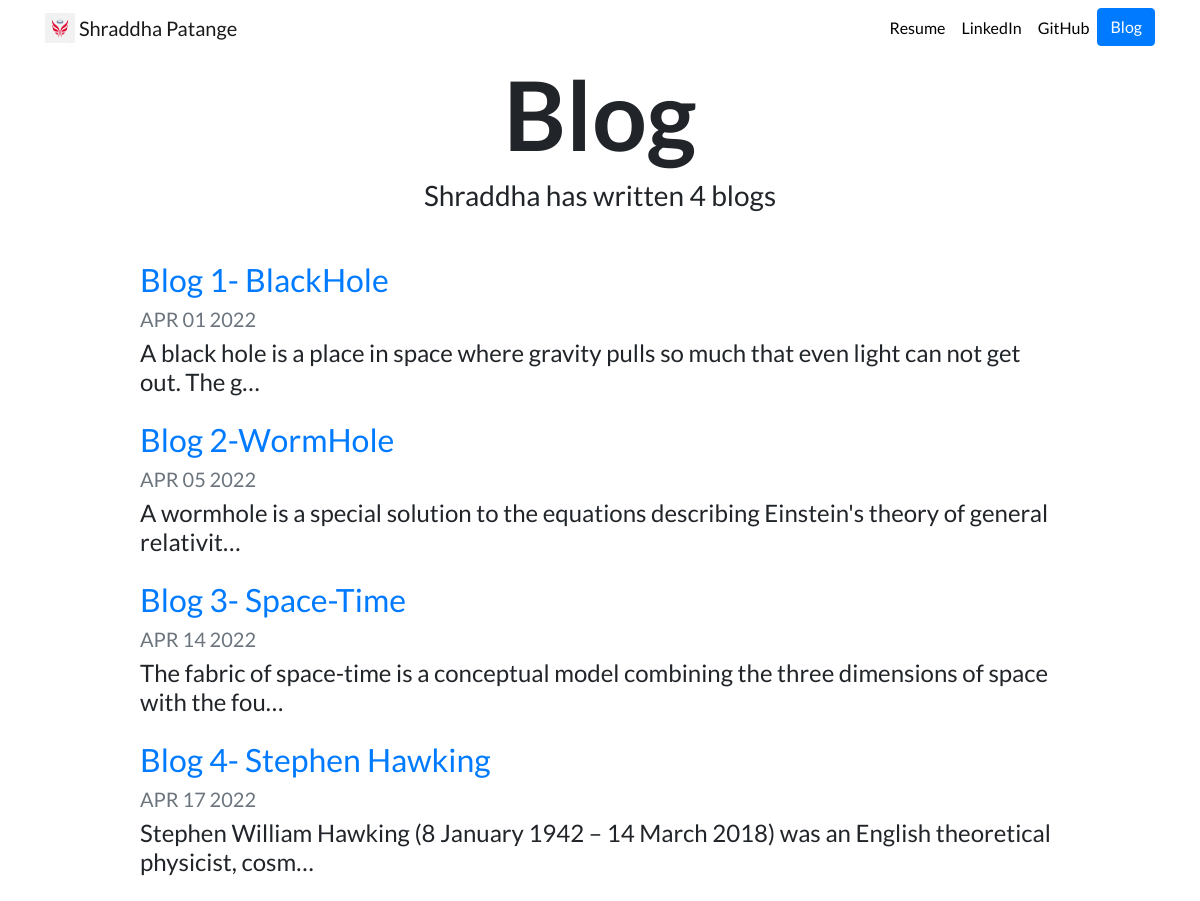
Screenshot of /blog/ with the database file from the repository.
### blog/models.py (models this page shows, shortened)
class Blog(models.Model):
    title = models.CharField(max_length = 200)
    description = models.TextField()
    date = models.DateField()

### blog/views.py (the view)
# urls.py: path('', views.all_blogs, name = 'all_blogs'),
def all_blogs(request):
    blogs = Blog.objects.all()
    return render(request, 'blog/all_blogs.html',{'blogs': blogs})

### blog/templates/blog/all_blogs.html
{% extends "portfolio/base.html" %}
{% load static %}
{% block content %}
<h1 id="blogtitle" class="font-weight-bold text-center">Blog</h1>
<h3 class="text-center mb-5">Shraddha has written {{ blogs.count }} blog{{ blogs.count|pluralize }}</h3>
{% for blog in blogs %}
<div class="row justify-content-center my-3">
  <div class="col-md-10">
    <a href="{% url 'blog:detail' blog.id %}">
      <h2>{{ blog.title }}</h2>
    </a>
    <h5 class="text-muted">{{ blog.date|date:'M d Y'|upper }}</h5>
    <h4>{{ blog.description|striptags|truncatechars:100 }}</h4>
  </div>
</div>
{% endfor %}
{% endblock %}

### portfolio/static/portfolio/custom.css (style rules this page uses)
body { font-family: 'Lato', sans-serif; }
#blogtitle { font-size: 6rem; }

### rows the page displays
Blog: title "Blog 1- BlackHole", date "APR 01 2022", description "A black hole is a place in space where gravity pulls so much that even light can not get out. The g…"
Blog: title "Blog 2-WormHole", date "APR 05 2022", description "A wormhole is a special solution to the equations describing Einstein's theory of general relativit…"
Blog: title "Blog 3- Space-Time", date "APR 14 2022", description "The fabric of space-time is a conceptual model combining the three dimensions of space with the fou…"
Blog: title "Blog 4- Stephen Hawking", date "APR 17 2022", description "Stephen William Hawking (8 January 1942 – 14 March 2018) was an English theoretical physicist, cosm…"

### other values shown
{{ blogs.count }} "4"
